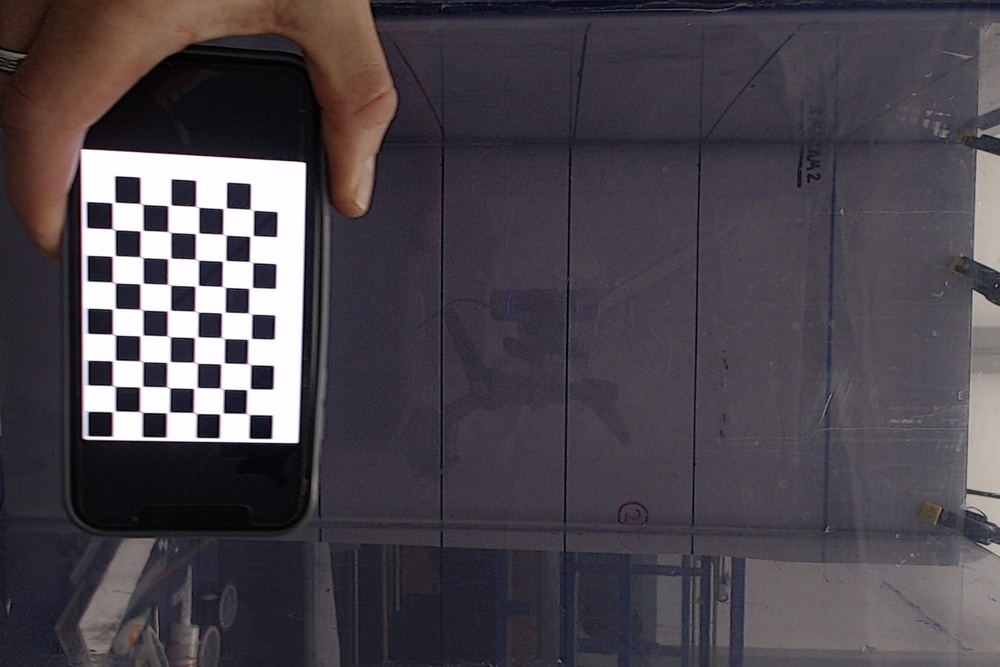
#> input picture codes/tracking/calibration/pictures_cam2/picture_cam2_1.jpg, 1000 x 667 px, shrunk from 2646 x 1764 before the run; its folder holds only this picture in this run
$ python calibrationchessboard.py
#> lines starting #> are read from the running program, lines starting #| are printed output that depends on the picture; after the words box and inside, x2 and y2 are one past the last pixel; in counts of white or black regions, pixels touching at a corner belong together
"""
Created on Fri Sep 29 14:18:32 2023

@author: jameslofty
"""

from matplotlib import pyplot as plt
import numpy as np
import cv2

# Define the chessboard pattern size (number of internal corners)
chessboard_size = (9, 6)  # Change this to match your chessboard

# Create lists to store object points and image points from all the calibration images
obj_points = []  # 3D points in real world space
img_points = []  # 2D points in image plane

# Generate a set of object points for the chessboard
objp = np.zeros((np.prod(chessboard_size), 3), dtype=np.float32)
objp[:, :2] = np.mgrid[0:chessboard_size[0], 0:chessboard_size[1]].T.reshape(-1, 2)

# Specify the directory containing your calibration images
# calibration_images_dir = 'pictures_cam1/'
calibration_images_dir = 'pictures_cam2/'


#%%
# Loop through the calibration images
for i in range(1, 18):  # Change the range as needed
    # Load the calibration image
    # image_path = calibration_images_dir + f'picture_cam1_{i}.jpg'
    image_path = calibration_images_dir + f'picture_cam2_{i}.jpg'

    img = cv2.imread(image_path)
#> img is the input picture: shape (667, 1000, 3); mean B, G, R 76.1, 69.1, 74.7
    plt.imshow(img)

    # Convert the image to grayscale
    gray = cv2.cvtColor(img, cv2.COLOR_BGR2GRAY)
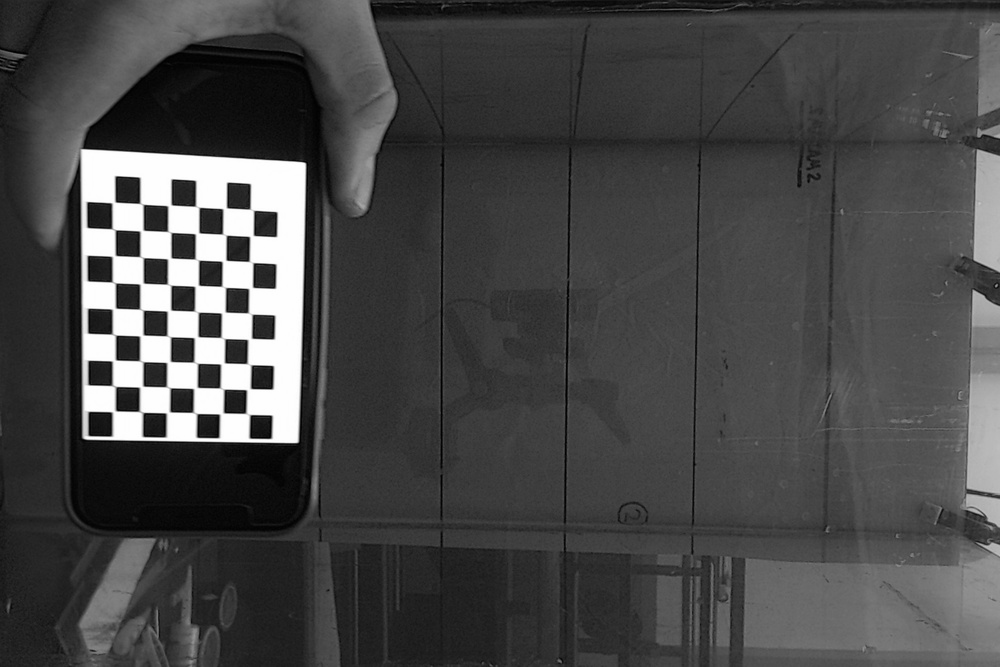
#> gray: shape (667, 1000); min 0, max 255, mean 71.6

    # Find chessboard corners
    ret, corners = cv2.findChessboardCorners(gray, chessboard_size, None)
#> ret = True; corners = 54 rows, first 8: [111.7, 412.2], [116, 386.7], [114, 361], [111.9, 333.8], [114, 309], [112.1, 281.7], [113.5, 255.5], [113.5, 229.5]

    print(f'picture_cam_{i}.png', ret)
#| picture_cam_1.png True

    # If corners are found, add object points and image points
    if ret:
        obj_points.append(objp)
        img_points.append(corners)

        # Draw and display the corners (optional)
        cv2.drawChessboardCorners(img, chessboard_size, corners, ret)
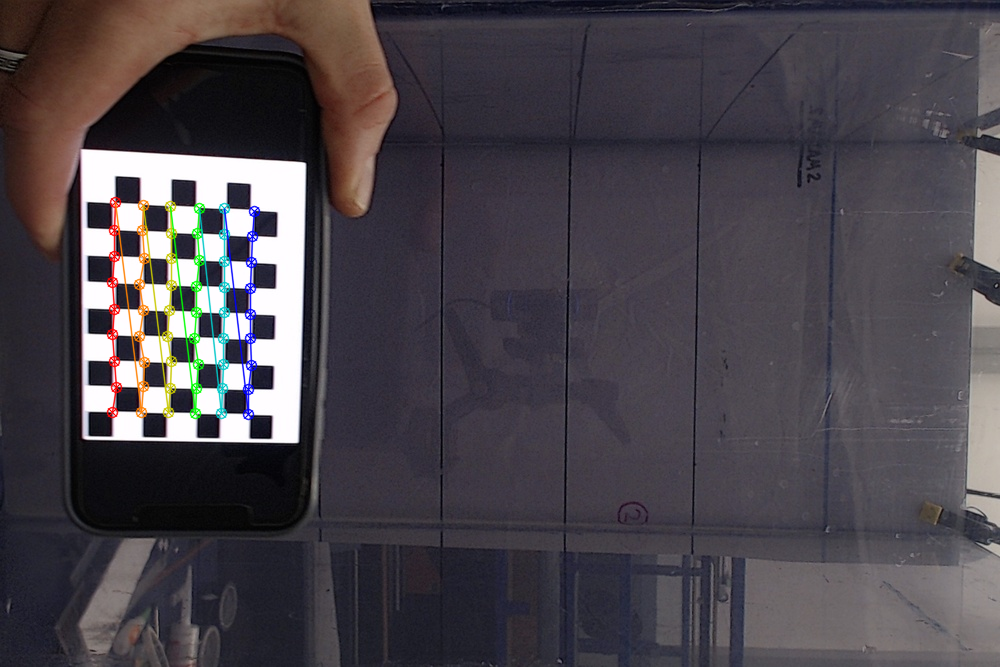
#> img: shape (667, 1000, 3); 1.63% of pixels changed, all inside (x1, y1, x2, y2) = (106, 196, 261, 421)
#> (the run stopped early here; a loop or call above may not have finished)
